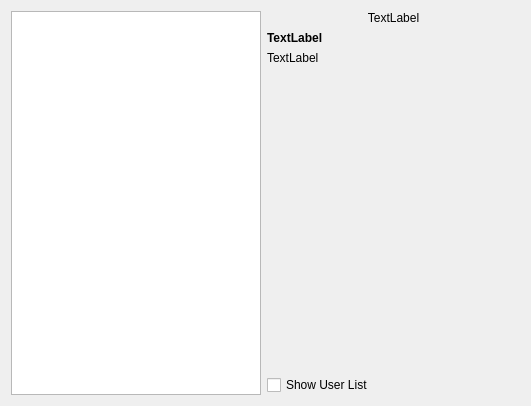
<?xml version="1.0" encoding="UTF-8"?>
<ui version="4.0">
 <class>MainWindow</class>
 <widget class="QWidget" name="MainWindow">
  <property name="geometry">
   <rect>
    <x>0</x>
    <y>0</y>
    <width>531</width>
    <height>406</height>
   </rect>
  </property>
  <property name="windowTitle">
   <string>MainWindow</string>
  </property>
  <layout class="QHBoxLayout" name="horizontalLayout">
   <item>
    <widget class="QListView" name="themesList">
     <property name="sizePolicy">
      <sizepolicy hsizetype="Fixed" vsizetype="Expanding">
       <horstretch>0</horstretch>
       <verstretch>0</verstretch>
      </sizepolicy>
     </property>
     <property name="minimumSize">
      <size>
       <width>250</width>
       <height>0</height>
      </size>
     </property>
     <property name="maximumSize">
      <size>
       <width>250</width>
       <height>16777215</height>
      </size>
     </property>
    </widget>
   </item>
   <item>
    <layout class="QVBoxLayout" name="verticalLayout">
     <item>
      <widget class="QLabel" name="previewLabel">
       <property name="sizePolicy">
        <sizepolicy hsizetype="MinimumExpanding" vsizetype="Preferred">
         <horstretch>0</horstretch>
         <verstretch>0</verstretch>
        </sizepolicy>
       </property>
       <property name="text">
        <string>TextLabel</string>
       </property>
       <property name="scaledContents">
        <bool>true</bool>
       </property>
       <property name="alignment">
        <set>Qt::AlignCenter</set>
       </property>
      </widget>
     </item>
     <item>
      <widget class="QLabel" name="nameLabel">
       <property name="font">
        <font>
         <weight>75</weight>
         <bold>true</bold>
        </font>
       </property>
       <property name="text">
        <string>TextLabel</string>
       </property>
      </widget>
     </item>
     <item>
      <widget class="QLabel" name="descriptionLabel">
       <property name="text">
        <string>TextLabel</string>
       </property>
      </widget>
     </item>
     <item>
      <spacer name="verticalSpacer">
       <property name="orientation">
        <enum>Qt::Vertical</enum>
       </property>
       <property name="sizeType">
        <enum>QSizePolicy::Expanding</enum>
       </property>
       <property name="sizeHint" stdset="0">
        <size>
         <width>20</width>
         <height>40</height>
        </size>
       </property>
      </spacer>
     </item>
     <item>
      <widget class="QWidget" name="widget" native="true"/>
     </item>
     <item>
      <widget class="QCheckBox" name="checkBox">
       <property name="text">
        <string>Show User List</string>
       </property>
      </widget>
     </item>
    </layout>
   </item>
  </layout>
 </widget>
 <layoutdefault spacing="6" margin="11"/>
 <resources/>
 <connections/>
</ui>
